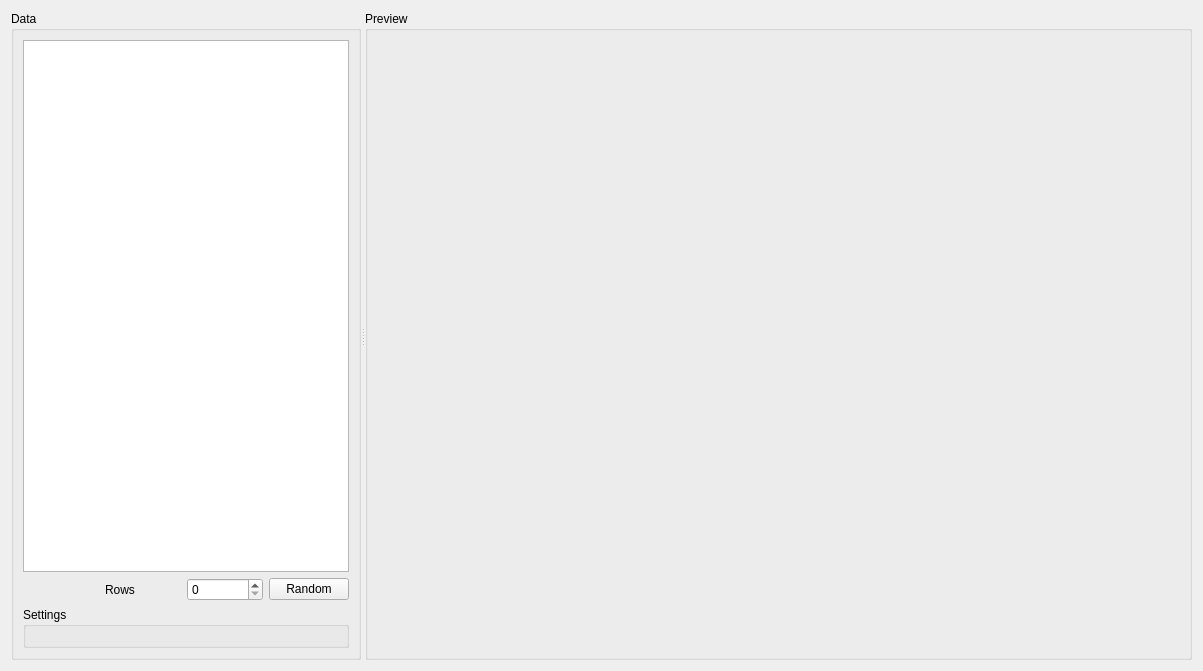
<?xml version="1.0" encoding="UTF-8"?>
<ui version="4.0">
 <class>TablePlotWidget</class>
 <widget class="QWidget" name="TablePlotWidget">
  <property name="geometry">
   <rect>
    <x>0</x>
    <y>0</y>
    <width>1203</width>
    <height>671</height>
   </rect>
  </property>
  <property name="windowTitle">
   <string>Form</string>
  </property>
  <layout class="QGridLayout" name="gridLayout_4">
   <item row="0" column="0">
    <widget class="QSplitter" name="splitter">
     <property name="orientation">
      <enum>Qt::Horizontal</enum>
     </property>
     <widget class="QGroupBox" name="groupBox_2">
      <property name="maximumSize">
       <size>
        <width>350</width>
        <height>16777215</height>
       </size>
      </property>
      <property name="title">
       <string>Data</string>
      </property>
      <layout class="QGridLayout" name="gridLayout_3">
       <item row="0" column="0">
        <layout class="QGridLayout" name="gridLayout_2">
         <item row="3" column="3">
          <widget class="QPushButton" name="pushButton">
           <property name="text">
            <string>Random</string>
           </property>
          </widget>
         </item>
         <item row="0" column="0" colspan="4">
          <widget class="QTableView" name="tableView">
           <property name="maximumSize">
            <size>
             <width>350</width>
             <height>16777215</height>
            </size>
           </property>
          </widget>
         </item>
         <item row="3" column="1">
          <widget class="QLabel" name="label">
           <property name="text">
            <string>Rows</string>
           </property>
          </widget>
         </item>
         <item row="3" column="2">
          <widget class="QSpinBox" name="rowsSpinBox"/>
         </item>
        </layout>
       </item>
       <item row="1" column="0">
        <widget class="QGroupBox" name="settingsGroupBox">
         <property name="title">
          <string>Settings</string>
         </property>
         <layout class="QGridLayout" name="gridLayout_5">
          <item row="0" column="0">
           <layout class="QVBoxLayout" name="settingsLayout"/>
          </item>
         </layout>
        </widget>
       </item>
      </layout>
     </widget>
     <widget class="QGroupBox" name="groupBox">
      <property name="title">
       <string>Preview</string>
      </property>
      <layout class="QGridLayout" name="gridLayout">
       <item row="1" column="0">
        <layout class="QVBoxLayout" name="verticalLayout"/>
       </item>
      </layout>
     </widget>
    </widget>
   </item>
  </layout>
 </widget>
 <resources/>
 <connections/>
</ui>
